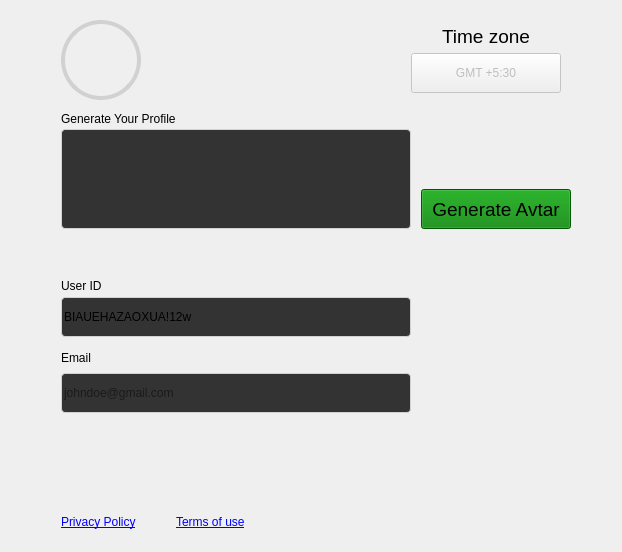
         <widget class="QWidget" name="user_page">
          <property name="sizePolicy">
           <sizepolicy hsizetype="Preferred" vsizetype="Minimum">
            <horstretch>0</horstretch>
            <verstretch>0</verstretch>
           </sizepolicy>
          </property>
          <layout class="QVBoxLayout" name="verticalLayout_17">
           <property name="spacing">
            <number>50</number>
           </property>
           <item>
            <widget class="QFrame" name="profile_timezone">
             <property name="minimumSize">
              <size>
               <width>400</width>
               <height>0</height>
              </size>
             </property>
             <property name="maximumSize">
              <size>
               <width>16777215</width>
               <height>250</height>
              </size>
             </property>
             <property name="frameShape">
              <enum>QFrame::Shape::NoFrame</enum>
             </property>
             <property name="frameShadow">
              <enum>QFrame::Shadow::Raised</enum>
             </property>
             <layout class="QVBoxLayout" name="verticalLayout_15">
              <property name="spacing">
               <number>0</number>
              </property>
              <property name="sizeConstraint">
               <enum>QLayout::SizeConstraint::SetDefaultConstraint</enum>
              </property>
              <property name="leftMargin">
               <number>0</number>
              </property>
              <property name="topMargin">
               <number>0</number>
              </property>
              <property name="rightMargin">
               <number>0</number>
              </property>
              <property name="bottomMargin">
               <number>0</number>
              </property>
              <item>
               <widget class="QFrame" name="profile_section">
                <property name="maximumSize">
                 <size>
                  <width>16777215</width>
                  <height>200</height>
                 </size>
                </property>
                <property name="frameShape">
                 <enum>QFrame::Shape::NoFrame</enum>
                </property>
                <property name="frameShadow">
                 <enum>QFrame::Shadow::Raised</enum>
                </property>
                <layout class="QHBoxLayout" name="horizontalLayout_8">
                 <property name="leftMargin">
                  <number>50</number>
                 </property>
                 <property name="rightMargin">
                  <number>50</number>
                 </property>
                 <item>
                  <widget class="QLabel" name="profilepicture">
                   <property name="minimumSize">
                    <size>
                     <width>80</width>
                     <height>80</height>
                    </size>
                   </property>
                   <property name="maximumSize">
                    <size>
                     <width>80</width>
                     <height>80</height>
                    </size>
                   </property>
                   <property name="styleSheet">
                    <string notr="true">border:4px solid #D1D1D1; border-radius:40px;</string>
                   </property>
                   <property name="text">
                    <string/>
                   </property>
                   <property name="pixmap">
                    <pixmap resource="resource.qrc">:/icons/User Circle_.svg</pixmap>
                   </property>
                   <property name="scaledContents">
                    <bool>true</bool>
                   </property>
                   <property name="alignment">
                    <set>Qt::AlignmentFlag::AlignCenter</set>
                   </property>
                  </widget>
                 </item>
                 <item>
                  <spacer name="horizontalSpacer_2">
                   <property name="orientation">
                    <enum>Qt::Orientation::Horizontal</enum>
                   </property>
                   <property name="sizeHint" stdset="0">
                    <size>
                     <width>40</width>
                     <height>20</height>
                    </size>
                   </property>
                  </spacer>
                 </item>
                 <item>
                  <widget class="QFrame" name="timezonmain">
                   <property name="minimumSize">
                    <size>
                     <width>150</width>
                     <height>70</height>
                    </size>
                   </property>
                   <property name="maximumSize">
                    <size>
                     <width>150</width>
                     <height>70</height>
                    </size>
                   </property>
                   <property name="frameShape">
                    <enum>QFrame::Shape::NoFrame</enum>
                   </property>
                   <property name="frameShadow">
                    <enum>QFrame::Shadow::Raised</enum>
                   </property>
                   <layout class="QVBoxLayout" name="verticalLayout_16">
                    <property name="leftMargin">
                     <number>0</number>
                    </property>
                    <property name="topMargin">
                     <number>0</number>
                    </property>
                    <property name="rightMargin">
                     <number>0</number>
                    </property>
                    <property name="bottomMargin">
                     <number>0</number>
                    </property>
                    <item>
                     <widget class="QLabel" name="timezonelabel">
                      <property name="maximumSize">
                       <size>
                        <width>16777215</width>
                        <height>20</height>
                       </size>
                      </property>
                      <property name="font">
                       <font>
                        <pointsize>14</pointsize>
                       </font>
                      </property>
                      <property name="text">
                       <string>Time zone</string>
                      </property>
                      <property name="alignment">
                       <set>Qt::AlignmentFlag::AlignCenter</set>
                      </property>
                     </widget>
                    </item>
                    <item>
                     <widget class="QPushButton" name="timezonebutton">
                      <property name="enabled">
                       <bool>false</bool>
                      </property>
                      <property name="minimumSize">
                       <size>
                        <width>150</width>
                        <height>40</height>
                       </size>
                      </property>
                      <property name="text">
                       <string>GMT +5:30</string>
                      </property>
                     </widget>
                    </item>
                   </layout>
                  </widget>
                 </item>
                </layout>
               </widget>
              </item>
              <item>
               <widget class="QFrame" name="profileGenerator">
                <property name="sizePolicy">
                 <sizepolicy hsizetype="Expanding" vsizetype="Expanding">
                  <horstretch>0</horstretch>
                  <verstretch>0</verstretch>
                 </sizepolicy>
                </property>
                <property name="maximumSize">
                 <size>
                  <width>16777215</width>
                  <height>120</height>
                 </size>
                </property>
                <property name="frameShape">
                 <enum>QFrame::Shape::NoFrame</enum>
                </property>
                <property name="frameShadow">
                 <enum>QFrame::Shadow::Raised</enum>
                </property>
                <layout class="QHBoxLayout" name="horizontalLayout_9">
                 <property name="spacing">
                  <number>10</number>
                 </property>
                 <property name="leftMargin">
                  <number>50</number>
                 </property>
                 <property name="topMargin">
                  <number>0</number>
                 </property>
                 <property name="rightMargin">
                  <number>0</number>
                 </property>
                 <property name="bottomMargin">
                  <number>0</number>
                 </property>
                 <item>
                  <widget class="QFrame" name="prmptContainer">
                   <property name="frameShape">
                    <enum>QFrame::Shape::NoFrame</enum>
                   </property>
                   <property name="frameShadow">
                    <enum>QFrame::Shadow::Raised</enum>
                   </property>
                   <layout class="QVBoxLayout" name="verticalLayout_27">
                    <property name="spacing">
                     <number>0</number>
                    </property>
                    <property name="leftMargin">
                     <number>0</number>
                    </property>
                    <property name="topMargin">
                     <number>0</number>
                    </property>
                    <property name="rightMargin">
                     <number>0</number>
                    </property>
                    <property name="bottomMargin">
                     <number>0</number>
                    </property>
                    <item>
                     <widget class="QLabel" name="promptLabel">
                      <property name="styleSheet">
                       <string notr="true"/>
                      </property>
                      <property name="text">
                       <string>Generate Your Profile</string>
                      </property>
                     </widget>
                    </item>
                    <item>
                     <widget class="QTextEdit" name="prompttext">
                      <property name="sizePolicy">
                       <sizepolicy hsizetype="Fixed" vsizetype="Fixed">
                        <horstretch>0</horstretch>
                        <verstretch>0</verstretch>
                       </sizepolicy>
                      </property>
                      <property name="minimumSize">
                       <size>
                        <width>350</width>
                        <height>100</height>
                       </size>
                      </property>
                      <property name="maximumSize">
                       <size>
                        <width>400</width>
                        <height>100</height>
                       </size>
                      </property>
                      <property name="styleSheet">
                       <string notr="true">background-color:#333333; border: 1px solid #D1D1D1;border-radius:4px;</string>
                      </property>
                      <property name="frameShape">
                       <enum>QFrame::Shape::NoFrame</enum>
                      </property>
                     </widget>
                    </item>
                   </layout>
                  </widget>
                 </item>
                 <item>
                  <widget class="QFrame" name="buttonFrame">
                   <property name="minimumSize">
                    <size>
                     <width>150</width>
                     <height>120</height>
                    </size>
                   </property>
                   <property name="maximumSize">
                    <size>
                     <width>150</width>
                     <height>120</height>
                    </size>
                   </property>
                   <property name="frameShape">
                    <enum>QFrame::Shape::NoFrame</enum>
                   </property>
                   <property name="frameShadow">
                    <enum>QFrame::Shadow::Raised</enum>
                   </property>
                   <layout class="QVBoxLayout" name="verticalLayout_28">
                    <property name="leftMargin">
                     <number>0</number>
                    </property>
                    <property name="topMargin">
                     <number>0</number>
                    </property>
                    <property name="rightMargin">
                     <number>0</number>
                    </property>
                    <property name="bottomMargin">
                     <number>0</number>
                    </property>
                    <item>
                     <spacer name="verticalSpacer_3">
                      <property name="orientation">
                       <enum>Qt::Orientation::Vertical</enum>
                      </property>
                      <property name="sizeHint" stdset="0">
                       <size>
                        <width>20</width>
                        <height>40</height>
                       </size>
                      </property>
                     </spacer>
                    </item>
                    <item>
                     <widget class="QPushButton" name="promptbutton">
                      <property name="minimumSize">
                       <size>
                        <width>0</width>
                        <height>40</height>
                       </size>
                      </property>
                      <property name="maximumSize">
                       <size>
                        <width>150</width>
                        <height>40</height>
                       </size>
                      </property>
                      <property name="font">
                       <font>
                        <pointsize>14</pointsize>
                       </font>
                      </property>
                      <property name="cursor">
                       <cursorShape>PointingHandCursor</cursorShape>
                      </property>
                      <property name="styleSheet">
                       <string notr="true">background-color:green;</string>
                      </property>
                      <property name="text">
                       <string>Generate Avtar</string>
                      </property>
                     </widget>
                    </item>
                   </layout>
                  </widget>
                 </item>
                 <item>
                  <spacer name="horizontalSpacer_3">
                   <property name="orientation">
                    <enum>Qt::Orientation::Horizontal</enum>
                   </property>
                   <property name="sizeHint" stdset="0">
                    <size>
                     <width>40</width>
                     <height>20</height>
                    </size>
                   </property>
                  </spacer>
                 </item>
                </layout>
               </widget>
              </item>
             </layout>
            </widget>
           </item>
           <item>
            <widget class="QFrame" name="editOptionContainer">
             <property name="maximumSize">
              <size>
               <width>16777215</width>
               <height>250</height>
              </size>
             </property>
             <property name="frameShape">
              <enum>QFrame::Shape::NoFrame</enum>
             </property>
             <property name="frameShadow">
              <enum>QFrame::Shadow::Raised</enum>
             </property>
             <layout class="QVBoxLayout" name="verticalLayout_34">
              <property name="spacing">
               <number>0</number>
              </property>
              <property name="leftMargin">
               <number>50</number>
              </property>
              <property name="topMargin">
               <number>0</number>
              </property>
              <property name="rightMargin">
               <number>0</number>
              </property>
              <property name="bottomMargin">
               <number>0</number>
              </property>
              <item>
               <widget class="QGroupBox" name="userEditOption">
                <property name="sizePolicy">
                 <sizepolicy hsizetype="Fixed" vsizetype="Preferred">
                  <horstretch>0</horstretch>
                  <verstretch>0</verstretch>
                 </sizepolicy>
                </property>
                <property name="maximumSize">
                 <size>
                  <width>16777215</width>
                  <height>250</height>
                 </size>
                </property>
                <property name="styleSheet">
                 <string notr="true">border:none;</string>
                </property>
                <property name="title">
                 <string/>
                </property>
                <property name="flat">
                 <bool>false</bool>
                </property>
                <layout class="QVBoxLayout" name="verticalLayout_33">
                 <property name="leftMargin">
                  <number>0</number>
                 </property>
                 <property name="topMargin">
                  <number>0</number>
                 </property>
                 <property name="rightMargin">
                  <number>0</number>
                 </property>
                 <property name="bottomMargin">
                  <number>0</number>
                 </property>
                 <item>
                  <widget class="QFrame" name="userContainer">
                   <property name="maximumSize">
                    <size>
                     <width>16777215</width>
                     <height>70</height>
                    </size>
                   </property>
                   <property name="frameShape">
                    <enum>QFrame::Shape::NoFrame</enum>
                   </property>
                   <property name="frameShadow">
                    <enum>QFrame::Shadow::Raised</enum>
                   </property>
                   <layout class="QVBoxLayout" name="verticalLayout_31">
                    <property name="spacing">
                     <number>4</number>
                    </property>
                    <property name="leftMargin">
                     <number>0</number>
                    </property>
                    <property name="topMargin">
                     <number>0</number>
                    </property>
                    <property name="rightMargin">
                     <number>0</number>
                    </property>
                    <property name="bottomMargin">
                     <number>0</number>
                    </property>
                    <item>
                     <widget class="QLabel" name="userLabel">
                      <property name="text">
                       <string>User ID</string>
                      </property>
                     </widget>
                    </item>
                    <item>
                     <widget class="QLineEdit" name="userId">
                      <property name="enabled">
                       <bool>true</bool>
                      </property>
                      <property name="minimumSize">
                       <size>
                        <width>350</width>
                        <height>40</height>
                       </size>
                      </property>
                      <property name="maximumSize">
                       <size>
                        <width>350</width>
                        <height>16777215</height>
                       </size>
                      </property>
                      <property name="styleSheet">
                       <string notr="true">background-color:#333333; border: 1px solid #D1D1D1;border-radius:4px;</string>
                      </property>
                      <property name="text">
                       <string>BIAUEHAZAOXUA!12w</string>
                      </property>
                      <property name="readOnly">
                       <bool>true</bool>
                      </property>
                     </widget>
                    </item>
                   </layout>
                  </widget>
                 </item>
                 <item>
                  <widget class="QFrame" name="passwordMainContainer">
                   <property name="maximumSize">
                    <size>
                     <width>16777215</width>
                     <height>70</height>
                    </size>
                   </property>
                   <property name="frameShape">
                    <enum>QFrame::Shape::NoFrame</enum>
                   </property>
                   <property name="frameShadow">
                    <enum>QFrame::Shadow::Raised</enum>
                   </property>
                   <layout class="QHBoxLayout" name="horizontalLayout_10">
                    <property name="leftMargin">
                     <number>0</number>
                    </property>
                    <property name="topMargin">
                     <number>0</number>
                    </property>
                    <property name="rightMargin">
                     <number>0</number>
                    </property>
                    <property name="bottomMargin">
                     <number>0</number>
                    </property>
                    <item>
                     <widget class="QFrame" name="passwordContainer">
                      <property name="maximumSize">
                       <size>
                        <width>16777215</width>
                        <height>80</height>
                       </size>
                      </property>
                      <property name="frameShape">
                       <enum>QFrame::Shape::NoFrame</enum>
                      </property>
                      <property name="frameShadow">
                       <enum>QFrame::Shadow::Raised</enum>
                      </property>
                      <layout class="QVBoxLayout" name="verticalLayout_29">
                       <property name="spacing">
                        <number>10</number>
                       </property>
                       <property name="leftMargin">
                        <number>0</number>
                       </property>
                       <property name="topMargin">
                        <number>0</number>
                       </property>
                       <property name="rightMargin">
                        <number>0</number>
                       </property>
                       <property name="bottomMargin">
                        <number>0</number>
                       </property>
                       <item>
                        <spacer name="verticalSpacer_5">
                         <property name="orientation">
                          <enum>Qt::Orientation::Vertical</enum>
                         </property>
                         <property name="sizeHint" stdset="0">
                          <size>
                           <width>20</width>
                           <height>40</height>
                          </size>
                         </property>
                        </spacer>
                       </item>
                       <item>
                        <widget class="QLabel" name="passwordLabel">
                         <property name="maximumSize">
                          <size>
                           <width>16777215</width>
                           <height>10</height>
                          </size>
                         </property>
                         <property name="text">
                          <string>Email</string>
                         </property>
                        </widget>
                       </item>
                       <item>
                        <widget class="QLineEdit" name="emailField">
                         <property name="minimumSize">
                          <size>
                           <width>350</width>
                           <height>40</height>
                          </size>
                         </property>
                         <property name="maximumSize">
                          <size>
                           <width>350</width>
                           <height>16777215</height>
                          </size>
                         </property>
                         <property name="styleSheet">
                          <string notr="true">background-color:#333333; border: 1px solid #D1D1D1;border-radius:4px;</string>
                         </property>
                         <property name="text">
                          <string/>
                         </property>
                         <property name="echoMode">
                          <enum>QLineEdit::EchoMode::Normal</enum>
                         </property>
                         <property name="placeholderText">
                          <string>johndoe@gmail.com</string>
                         </property>
                        </widget>
                       </item>
                      </layout>
                     </widget>
                    </item>
                    <item>
                     <widget class="QFrame" name="passowrdMainContainer">
                      <property name="frameShape">
                       <enum>QFrame::Shape::NoFrame</enum>
                      </property>
                      <property name="frameShadow">
                       <enum>QFrame::Shadow::Raised</enum>
                      </property>
                      <layout class="QVBoxLayout" name="verticalLayout_30">
                       <property name="bottomMargin">
                        <number>0</number>
                       </property>
                      </layout>
                     </widget>
                    </item>
                   </layout>
                  </widget>
                 </item>
                </layout>
               </widget>
              </item>
             </layout>
            </widget>
           </item>
           <item>
            <spacer name="verticalSpacer_6">
             <property name="orientation">
              <enum>Qt::Orientation::Vertical</enum>
             </property>
             <property name="sizeHint" stdset="0">
              <size>
               <width>20</width>
               <height>40</height>
              </size>
             </property>
            </spacer>
           </item>
           <item>
            <widget class="QFrame" name="privacy_security">
             <property name="maximumSize">
              <size>
               <width>16777215</width>
               <height>50</height>
              </size>
             </property>
             <property name="frameShape">
              <enum>QFrame::Shape::NoFrame</enum>
             </property>
             <property name="frameShadow">
              <enum>QFrame::Shadow::Raised</enum>
             </property>
             <layout class="QHBoxLayout" name="horizontalLayout_11">
              <property name="spacing">
               <number>40</number>
              </property>
              <property name="leftMargin">
               <number>50</number>
              </property>
              <item>
               <widget class="QLabel" name="label_10">
                <property name="text">
                 <string>&lt;a href='https://www.ubntai.com/privacypolicy'&gt;Privacy Policy&lt;/a&gt;</string>
                </property>
                <property name="openExternalLinks">
                 <bool>true</bool>
                </property>
               </widget>
              </item>
              <item>
               <widget class="QLabel" name="label_11">
                <property name="text">
                 <string>&lt;a href='https://www.ubntai.com/termofuse'&gt;Terms of use&lt;/a&gt;</string>
                </property>
                <property name="openExternalLinks">
                 <bool>true</bool>
                </property>
               </widget>
              </item>
              <item>
               <spacer name="horizontalSpacer_4">
                <property name="orientation">
                 <enum>Qt::Orientation::Horizontal</enum>
                </property>
                <property name="sizeHint" stdset="0">
                 <size>
                  <width>40</width>
                  <height>20</height>
                 </size>
                </property>
               </spacer>
              </item>
             </layout>
            </widget>
           </item>
          </layout>
         </widget>
